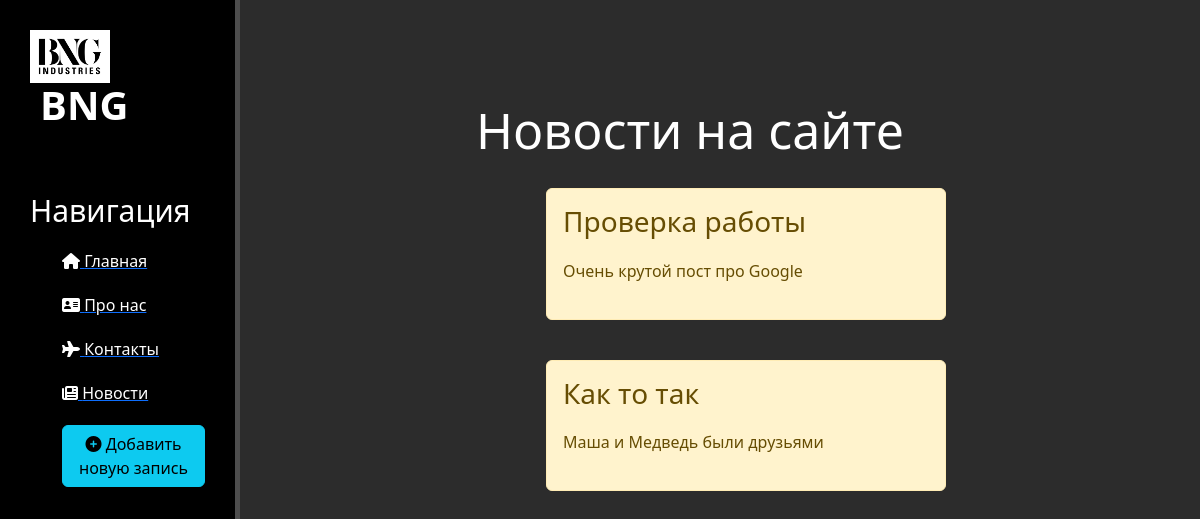
The page /news/ on the database as committed earlier.
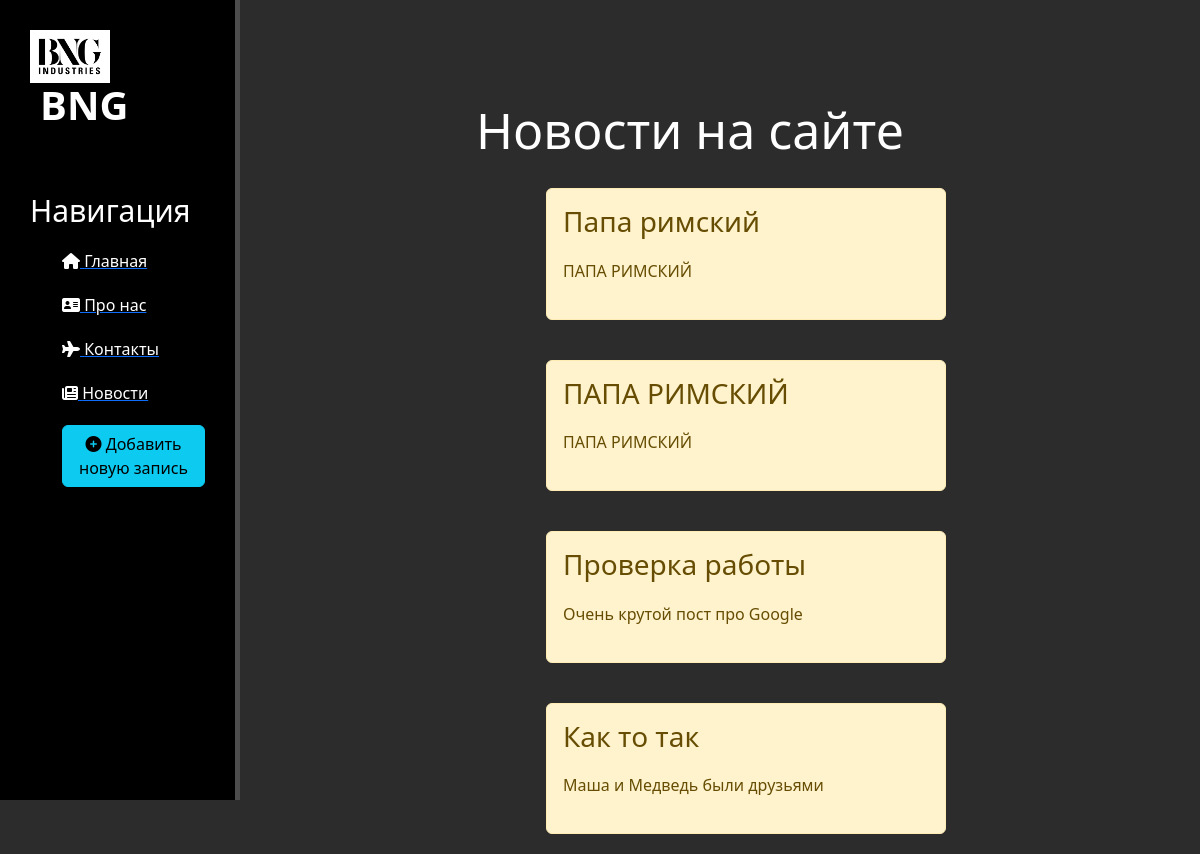
The same page on the database as committed later.
### news/models.py (models this page shows, shortened)
class Articles(models.Model):
    title = models.CharField('Название', max_length=50)
    anons = models.CharField('Анонс', max_length=250)
    full_text = models.TextField('Статья')
    date = models.DateTimeField('Дата публикации')
    class Meta:
        verbose_name = 'Новость'
        verbose_name_plural = 'Новости'

### news/views.py (the view)
def news_home(requests):
    news = Articles.objects.order_by('-date')
    return render(requests, 'news/news_home.html', {'news': news})

### news/templates/news/news_home.html (shortened to what this page needs)
{% extends 'main/layout.html' %}
{% block content %}
    <div class="features">
        <h1>Новости на сайте</h1>
        {% if news %}
            {% for el in news %}
                <div class="alert alert-warning">
                    <h3>{{ el.title }}</h3>
                    <p>{{ el.anons }}</p>
                </div>
            {% endfor %}
        {% else %}
            <p>У вас нет записей!</p>
        {% endif %}
    </div>
{% endblock %}

### main/templates/main/layout.html (shortened to what this page needs)
{% load static %}
<!doctype html>
<html lang="ru">
<head>
    <link rel="stylesheet" href="https://cdn.jsdelivr.net/npm/bootstrap@5.2.3/dist/css/bootstrap.min.css">
    <link rel="stylesheet" href="{% static 'main/css/main.css' %}">
    <link rel="stylesheet" href="https://use.fontawesome.com/releases/v6.2.1/css/all.css">
</head>
<body>
    <aside>
        <img src="{% static 'main/img/BNG.jpg' %}" alt="Лого">
        <span class = "Logo">BNG</span>
        <h3>Навигация</h3>
        <ul>
            <a href="{% url 'home' %}"><li><i class="fas fa-home"></i> Главная</li></a>
            <a href="{% url 'about' %}"><li><i class="fas fa-address-card"></i> Про нас</li></a>
            <a href=""><li><i class="fas fa-plane"></i> Контакты</li></a>
            <a href="{% url 'news_home' %}"><li><i class="fas fa-newspaper"></i> Новости</li></a>
            <a href="{% url 'create' %}"><li><button class="btn btn-info"><i class="fas fa-plus-circle"></i> Добавить новую запись</li></a>
        </ul>
    </aside>
    <main>
        {% block content %}
        {% endblock %}
    </main>
</body>
</html>

### main/static/main/css/main.css (style rules this page uses)
body { background: #2c2c2c; }
aside { float: left; background: black; width: 20%; padding: 2.5%; height: 100vh; color: #fff; border-right: 5px solid #4d4d4d; }
aside img { width: 80px; float: left; }
aside .Logo { font-size: 40px; margin-left: 10px; font-weight: bold; position: relative; top: -8px; }
aside h3 { margin-top: 50px; font-size: 30px; }
aside ul { list-style: none }
aside ul li { color: white; display: block; margin-top: 20px; transition: transform .6s ease; }
main .features { float: left; color: #fff; margin-top: 100px; text-align: center; width: 75%; }
main .features h1 { font-size: 50px; }
main .features p { max-width: 400px; margin: 20px auto }
.alert-warning { float: left; clear: both; width: 400px; margin: 20px 34%; text-align: left; }

Rows that differ between the two databases and show on the page:
added Articles: title "Папа римский", anons "ПАПА РИМСКИЙ"
added Articles: title "ПАПА РИМСКИЙ", anons "ПАПА РИМСКИЙ"
